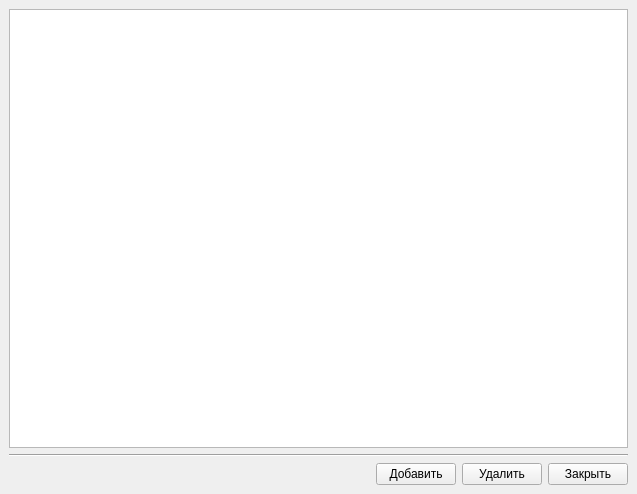
<?xml version="1.0" encoding="UTF-8"?>
<ui version="4.0">
 <class>GOSTs</class>
 <widget class="QMainWindow" name="GOSTs">
  <property name="geometry">
   <rect>
    <x>0</x>
    <y>0</y>
    <width>637</width>
    <height>494</height>
   </rect>
  </property>
  <property name="windowTitle">
   <string>ГОСТы, руководства, иные нормативные документы отрасли </string>
  </property>
  <property name="windowIcon">
   <iconset resource="resources.qrc">
    <normaloff>:/res/img/book1.png</normaloff>:/res/img/book1.png</iconset>
  </property>
  <widget class="QWidget" name="centralwidget">
   <layout class="QVBoxLayout" name="verticalLayout">
    <item>
     <widget class="QTableView" name="tableView">
      <attribute name="horizontalHeaderDefaultSectionSize">
       <number>630</number>
      </attribute>
     </widget>
    </item>
    <item>
     <widget class="Line" name="line">
      <property name="orientation">
       <enum>Qt::Horizontal</enum>
      </property>
     </widget>
    </item>
    <item>
     <layout class="QHBoxLayout" name="horizontalLayout">
      <item>
       <spacer name="horizontalSpacer">
        <property name="orientation">
         <enum>Qt::Horizontal</enum>
        </property>
        <property name="sizeHint" stdset="0">
         <size>
          <width>40</width>
          <height>20</height>
         </size>
        </property>
       </spacer>
      </item>
      <item>
       <widget class="QPushButton" name="pushButton_2">
        <property name="text">
         <string>Добавить</string>
        </property>
       </widget>
      </item>
      <item>
       <widget class="QPushButton" name="pushButton">
        <property name="text">
         <string>Удалить</string>
        </property>
       </widget>
      </item>
      <item>
       <widget class="QPushButton" name="pushButton_3">
        <property name="text">
         <string>Закрыть</string>
        </property>
       </widget>
      </item>
     </layout>
    </item>
   </layout>
  </widget>
  <widget class="QMenuBar" name="menubar">
   <property name="geometry">
    <rect>
     <x>0</x>
     <y>0</y>
     <width>637</width>
     <height>21</height>
    </rect>
   </property>
  </widget>
 </widget>
 <resources>
  <include location="resources.qrc"/>
 </resources>
 <connections/>
</ui>
